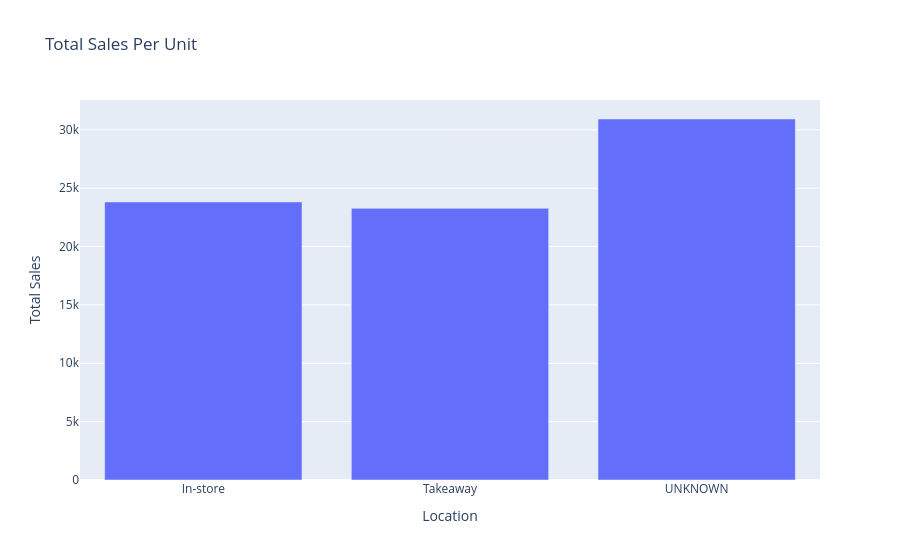

Notebook cell for this chart:
### Code cell
bar_chart2 = px.bar(df_copy.groupby('Location')['Total Spent'].sum().reset_index(name = 'Total Sales Per Location'),
                    x = 'Location', y = 'Total Sales Per Location', title = 'Total Sales Per Unit')
bar_chart2.update_xaxes(title_text = 'Location')
bar_chart2.update_yaxes(title_text = 'Total Sales')
bar_chart2.show()

### Figure 1 — Plotly figure (JSON) as saved in the notebook; plotly's stock layout.template omitted (floating-point values rounded to 4 significant figures)
{"data": [{"hovertemplate": "Location=%{x}<br>Total Sales Per Location=%{y}<extra></extra>", "legendgroup": "", "marker": {"color": "#636efa", "pattern": {"shape": ""}}, "name": "", "orientation": "v", "showlegend": false, "textposition": "auto", "type": "bar", "x": ["In-store", "Takeaway", "UNKNOWN"], "xaxis": "x", "y": [23820.0, 23270.0, 30930.0], "yaxis": "y"}], "layout": {"barmode": "relative", "legend": {"tracegroupgap": 0}, "title": {"text": "Total Sales Per Unit"}, "xaxis": {"anchor": "y", "domain": [0, 1], "title": {"text": "Location"}}, "yaxis": {"anchor": "x", "domain": [0, 1], "title": {"text": "Total Sales"}}}}
